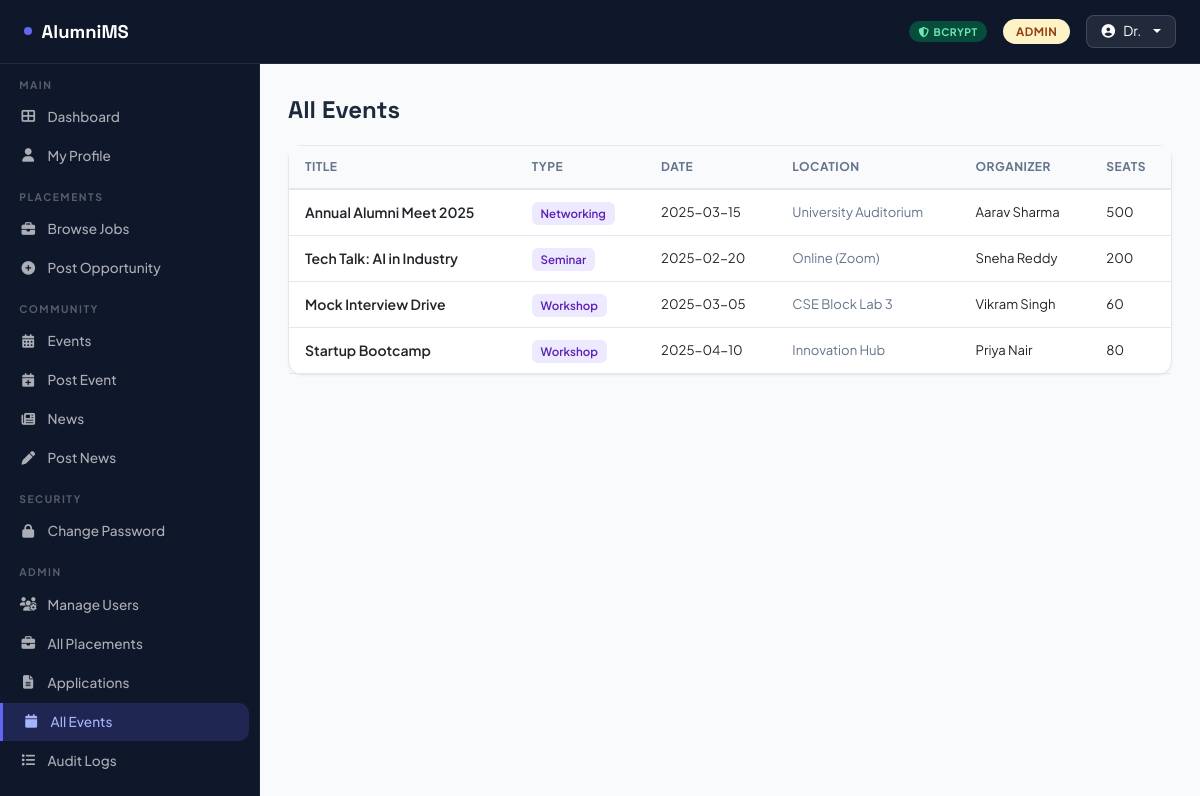
Page /admin/events (signed in) on the committed database.
### tables this page shows
CREATE TABLE events (
            id              INTEGER PRIMARY KEY AUTOINCREMENT,
            organizer_id    INTEGER NOT NULL,
            title           TEXT NOT NULL,
            description     TEXT,
            event_type      TEXT DEFAULT 'Networking',
            event_date      TEXT NOT NULL,
            location        TEXT,
            max_seats       INTEGER DEFAULT 100,
            is_active       INTEGER DEFAULT 1,
            created_at      TEXT DEFAULT CURRENT_TIMESTAMP,
            FOREIGN KEY(organizer_id) REFERENCES users(id)
        );

CREATE TABLE users (
            id              INTEGER PRIMARY KEY AUTOINCREMENT,
            role            TEXT NOT NULL CHECK(role IN ('admin','alumni','student')),
            student_id      TEXT UNIQUE,
            full_name       TEXT NOT NULL,
            email           TEXT UNIQUE NOT NULL,
            phone           TEXT,
            department      TEXT,
            graduation_year INTEGER,
            current_year    INTEGER,
            degree          TEXT,
            company         TEXT,
            job_title       TEXT,
            location        TEXT,
            linkedin        TEXT,
            bio             TEXT,
            password_hash   TEXT NOT NULL,
            password_salt   TEXT NOT NULL,
            hash_method     TEXT NOT NULL DEFAULT 'bcrypt',
            is_active       INTEGER DEFAULT 1,
            created_at      TEXT DEFAULT CURRENT_TIMESTAMP,
            last_login      TEXT,
            login_attempts  INTEGER DEFAULT 0,
            locked_until    TEXT
        );

### app.py (the view)
@app.route('/admin/events')
@login_required
@role_required('admin')
def admin_events():
    db = get_db()
    events = db.execute('''SELECT e.*,u.full_name as organizer FROM events e
        JOIN users u ON e.organizer_id=u.id ORDER BY e.created_at DESC''').fetchall()
    return render_template('admin_events.html', events=events)

### app.py (called while the page is built)
def get_db():
    conn = sqlite3.connect(DATABASE)
    conn.row_factory = sqlite3.Row
    return conn

def login_required(f):
    @wraps(f)
    def wrap(*a,**k):
        if 'user_id' not in session:
            flash('Please log in first.','warning')
            return redirect(url_for('login'))
        return f(*a,**k)
    return wrap

def role_required(*roles):
    def decorator(f):
        @wraps(f)
        def wrap(*a,**k):
            if session.get('role') not in roles:
                flash('Access denied.','danger')
                return redirect(url_for('dashboard'))
            return f(*a,**k)
        return wrap
    return decorator

### templates/admin_events.html (shortened to what this page needs)
{% extends 'base.html' %}
{% block content %}
<h4 style="font-family:'Space Grotesk',sans-serif;font-weight:800;margin-bottom:1.25rem;">All Events</h4>
<div class="card">
  <div style="overflow-x:auto;">
    <table class="table-custom" style="width:100%;">
      <thead><tr><th>Title</th><th>Type</th><th>Date</th><th>Location</th><th>Organizer</th><th>Seats</th></tr></thead>
      <tbody>
        {% for e in events %}
        <tr>
          <td style="font-weight:600;font-size:.875rem;">{{ e['title'] }}</td>
          <td><span class="badge-type">{{ e['event_type'] }}</span></td>
          <td style="font-size:.82rem;">{{ e['event_date'] }}</td>
          <td style="font-size:.82rem;color:var(--muted);">{{ e['location'] or '—' }}</td>
          <td style="font-size:.82rem;">{{ e['organizer'] }}</td>
          <td style="font-size:.82rem;">{{ e['max_seats'] }}</td>
        </tr>
        {% else %}
        <tr><td colspan="6" style="text-align:center;padding:2rem;color:var(--muted);">No events.</td></tr>
        {% endfor %}
      </tbody>
    </table>
  </div>
</div>
{% endblock %}

### templates/base.html (style rules this page uses)
:root { --primary:#0f172a; --accent:#6366f1; --accent2:#818cf8; --success:#10b981; --warning:#f59e0b; --danger:#ef4444; --sidebar:260px; --topbar:64px; --bg:#f8fafc; --card:#ffffff; --border:#e2e8f0; --text:#1e293b; --muted:#64748b; }
* { box-sizing:border-box; margin:0; padding:0; }
body { font-family:'Plus Jakarta Sans',sans-serif; background:var(--bg); color:var(--text); min-height:100vh; scroll-padding-top:calc(var(--topbar) + 1rem); }
.card { background:var(--card); border:1px solid var(--border); border-radius:14px; box-shadow:0 1px 3px rgba(0,0,0,.05); }
.table-custom { width:100%; }
.table-custom th { background:#f8fafc; font-size:.75rem; font-weight:700; color:var(--muted); text-transform:uppercase; letter-spacing:.5px; padding:.75rem 1rem; border-bottom:2px solid var(--border); }
.table-custom td { padding:.75rem 1rem; border-bottom:1px solid var(--border); font-size:.875rem; vertical-align:middle; }
.badge-type { background:#ede9fe;color:#5b21b6;font-size:.72rem;padding:.25rem .55rem;border-radius:6px;font-weight:600; }

### rows in the picture
events: title "Annual Alumni Meet 2025", event_type "Networking", event_date "2025-03-15", location "University Auditorium", organizer "Aarav Sharma", max_seats "500"
events: title "Tech Talk: AI in Industry", event_type "Seminar", event_date "2025-02-20", location "Online (Zoom)", organizer "Sneha Reddy", max_seats "200"
events: title "Mock Interview Drive", event_type "Workshop", event_date "2025-03-05", location "CSE Block Lab 3", organizer "Vikram Singh", max_seats "60"
events: title "Startup Bootcamp", event_type "Workshop", event_date "2025-04-10", location "Innovation Hub", organizer "Priya Nair", max_seats "80"

### other values in the picture
{{ session.hash_method.upper() }} "BCRYPT"
{{ session.role }} "ADMIN"
{{ session.full_name.split()[0] }} "Dr."
